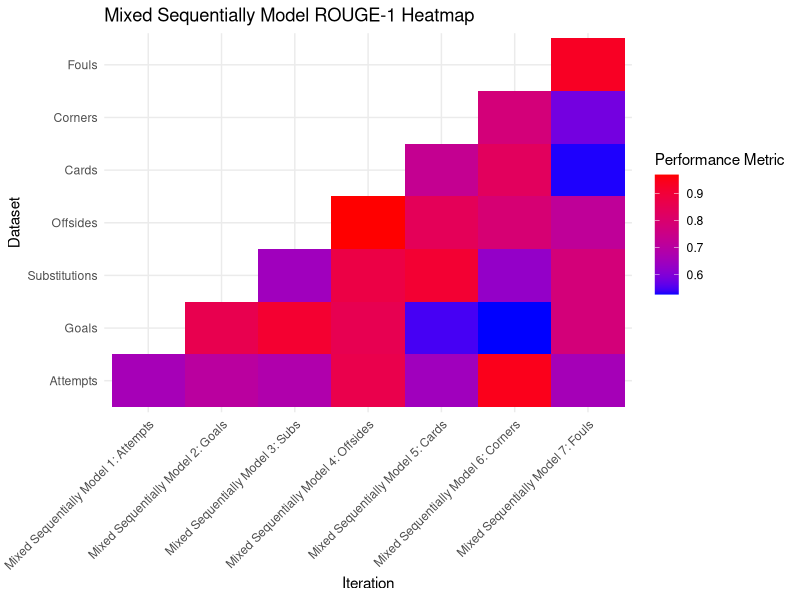
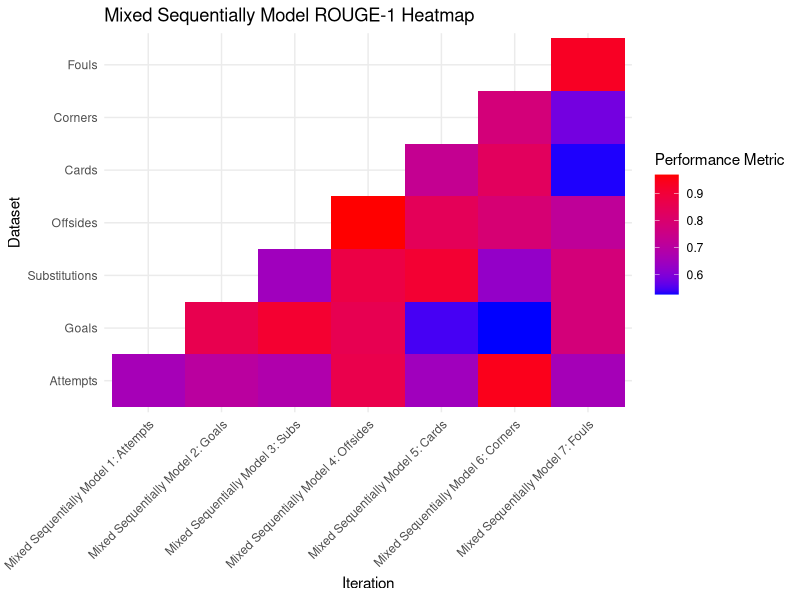

R code for these plots, in order:
library(ggplot2)

# dataset names
dataset_names <- c("Attempts", "Goals", "Substitutions", "Offsides", "Cards", "Corners", "Fouls")

# iteration names - reflecting seven different models without refreshers
iteration_names <- c("Mixed Sequentially Model 1: Attempts", 
                     "Mixed Sequentially Model 2: Goals", 
                     "Mixed Sequentially Model 3: Subs", 
                     "Mixed Sequentially Model 4: Offsides", 
                     "Mixed Sequentially Model 5: Cards", 
                     "Mixed Sequentially Model 6: Corners", 
                     "Mixed Sequentially Model 7: Fouls")

# Create an empty data frame to store the model performance
model_performance <- data.frame(
  Iteration = factor(),
  Dataset = factor(),
  PerformanceMetric = numeric()
)

# Define the number of datasets to include in each iteration
datasets_per_iteration <- c(1, 2, 3, 4, 5, 6, 7)

# Populate the data frame with your data
for (i in 1:7) {
  # Get the number of datasets for this iteration
  num_datasets <- datasets_per_iteration[i]
  
  # Generate performance metrics for the datasets
  performance_metrics <- runif(num_datasets, min = 0.5, max = 1)
  
  # Create iteration data for the current number of datasets
  iteration_data <- data.frame(
    Iteration = factor(rep(iteration_names[i], num_datasets), levels = iteration_names),
    Dataset = factor(dataset_names[1:num_datasets], levels = dataset_names),
    PerformanceMetric = performance_metrics
  )
  
  # Combine the iteration data with the main data frame
  model_performance <- rbind(model_performance, iteration_data)
}

# Create the heatmap
heatmap <- ggplot(model_performance, aes(x = Iteration, y = Dataset, fill = PerformanceMetric)) +
  geom_tile() +  # Use geom_tile for heatmap squares
  scale_fill_gradient(low = "blue", high = "red") +  # Color gradient for performance metric
  theme_minimal() + 
  theme(axis.text.x = element_text(angle = 45, hjust = 1, vjust = 1)) +
  labs(title = "Mixed Sequentially Model ROUGE-1 Heatmap",
       x = "Iteration",
       y = "Dataset",
       fill = "Performance Metric")

# Print the heatmap
print(heatmap)

# Save the heatmap
ggsave("mixed_sequentially_model_ROUGE_1_heatmap.png", plot = heatmap, width = 12, height = 6, dpi = 300)
